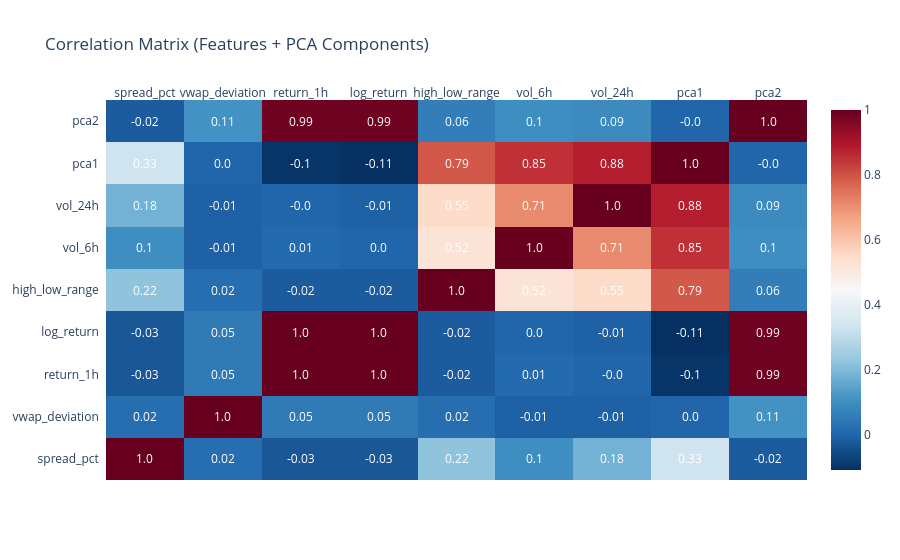

Here is the notebook cell this chart was saved with:
### Code cell
# Prepare Data
corr_features = [
    "spread_pct",
    "vwap_deviation",
    "return_1h",
    "log_return",
    "high_low_range",
    "vol_6h",
    "vol_24h",
    "pca1",
    "pca2",
]

# Keep only existing columns
corr_features = [c for c in corr_features if c in df_model.columns]

# Compute correlation matrix
corr_matrix = df_model[corr_features].corr().round(2)

# Heatmap
fig = ff.create_annotated_heatmap(
    z=corr_matrix.values,
    x=list(corr_matrix.columns),
    y=list(corr_matrix.index),
    colorscale="RdBu_r",  # Blue → White → Red
    showscale=True,
)

# Update layout
fig.update_layout(
    title_text="Correlation Matrix (Features + PCA Components)", template="plotly_white"
)

fig.show()

### Figure 1 — Plotly figure (JSON) as saved in the notebook; plotly's stock layout.template omitted (floating-point values rounded to 4 significant figures)
{"data": [{"colorscale": [[0, "rgb(5,48,97)"], [0.1, "rgb(33,102,172)"], [0.2, "rgb(67,147,195)"], [0.3, "rgb(146,197,222)"], [0.4, "rgb(209,229,240)"], [0.5, "rgb(247,247,247)"], [0.6, "rgb(253,219,199)"], [0.7, "rgb(244,165,130)"], [0.8, "rgb(214,96,77)"], [0.9, "rgb(178,24,43)"], [1, "rgb(103,0,31)"]], "reversescale": false, "showscale": true, "type": "heatmap", "x": ["spread_pct", "vwap_deviation", "return_1h", "log_return", "high_low_range", "vol_6h", "vol_24h", "pca1", "pca2"], "y": ["spread_pct", "vwap_deviation", "return_1h", "log_return", "high_low_range", "vol_6h", "vol_24h", "pca1", "pca2"], "z": [[1.0, 0.02, -0.03, -0.03, 0.22, 0.1, 0.18, 0.33, -0.02], [0.02, 1.0, 0.05, 0.05, 0.02, -0.01, -0.01, 0.0, 0.11], [-0.03, 0.05, 1.0, 1.0, -0.02, 0.01, -0.0, -0.1, 0.99], [-0.03, 0.05, 1.0, 1.0, -0.02, 0.0, -0.01, -0.11, 0.99], [0.22, 0.02, -0.02, -0.02, 1.0, 0.52, 0.55, 0.79, 0.06], [0.1, -0.01, 0.01, 0.0, 0.52, 1.0, 0.71, 0.85, 0.1], [0.18, -0.01, -0.0, -0.01, 0.55, 0.71, 1.0, 0.88, 0.09], [0.33, 0.0, -0.1, -0.11, 0.79, 0.85, 0.88, 1.0, -0.0], [-0.02, 0.11, 0.99, 0.99, 0.06, 0.1, 0.09, -0.0, 1.0]]}], "layout": {"annotations": [{"font": {"color": "#FFFFFF"}, "showarrow": false, "text": "1.0", "x": "spread_pct", "xref": "x", "y": "spread_pct", "yref": "y"}, {"font": {"color": "#FFFFFF"}, "showarrow": false, "text": "0.02", "x": "vwap_deviation", "xref": "x", "y": "spread_pct", "yref": "y"}, {"font": {"color": "#FFFFFF"}, "showarrow": false, "text": "-0.03", "x": "return_1h", "xref": "x", "y": "spread_pct", "yref": "y"}, {"font": {"color": "#FFFFFF"}, "showarrow": false, "text": "-0.03", "x": "log_return", "xref": "x", "y": "spread_pct", "yref": "y"}, {"font": {"color": "#FFFFFF"}, "showarrow": false, "text": "0.22", "x": "high_low_range", "xref": "x", "y": "spread_pct", "yref": "y"}, {"font": {"color": "#FFFFFF"}, "showarrow": false, "text": "0.1", "x": "vol_6h", "xref": "x", "y": "spread_pct", "yref": "y"}, {"font": {"color": "#FFFFFF"}, "showarrow": false, "text": "0.18", "x": "vol_24h", "xref": "x", "y": "spread_pct", "yref": "y"}, {"font": {"color": "#FFFFFF"}, "showarrow": false, "text": "0.33", "x": "pca1", "xref": "x", "y": "spread_pct", "yref": "y"}, {"font": {"color": "#FFFFFF"}, "showarrow": false, "text": "-0.02", "x": "pca2", "xref": "x", "y": "spread_pct", "yref": "y"}, {"font": {"color": "#FFFFFF"}, "showarrow": false, "text": "0.02", "x": "spread_pct", "xref": "x", "y": "vwap_deviation", "yref": "y"}, {"font": {"color": "#FFFFFF"}, "showarrow": false, "text": "1.0", "x": "vwap_deviation", "xref": "x", "y": "vwap_deviation", "yref": "y"}, {"font": {"color": "#FFFFFF"}, "showarrow": false, "text": "0.05", "x": "return_1h", "xref": "x", "y": "vwap_deviation", "yref": "y"}, {"font": {"color": "#FFFFFF"}, "showarrow": false, "text": "0.05", "x": "log_return", "xref": "x", "y": "vwap_deviation", "yref": "y"}, {"font": {"color": "#FFFFFF"}, "showarrow": false, "text": "0.02", "x": "high_low_range", "xref": "x", "y": "vwap_deviation", "yref": "y"}, {"font": {"color": "#FFFFFF"}, "showarrow": false, "text": "-0.01", "x": "vol_6h", "xref": "x", "y": "vwap_deviation", "yref": "y"}, {"font": {"color": "#FFFFFF"}, "showarrow": false, "text": "-0.01", "x": "vol_24h", "xref": "x", "y": "vwap_deviation", "yref": "y"}, {"font": {"color": "#FFFFFF"}, "showarrow": false, "text": "0.0", "x": "pca1", "xref": "x", "y": "vwap_deviation", "yref": "y"}, {"font": {"color": "#FFFFFF"}, "showarrow": false, "text": "0.11", "x": "pca2", "xref": "x", "y": "vwap_deviation", "yref": "y"}, {"font": {"color": "#FFFFFF"}, "showarrow": false, "text": "-0.03", "x": "spread_pct", "xref": "x", "y": "return_1h", "yref": "y"}, {"font": {"color": "#FFFFFF"}, "showarrow": false, "text": "0.05", "x": "vwap_deviation", "xref": "x", "y": "return_1h", "yref": "y"}, {"font": {"color": "#FFFFFF"}, "showarrow": false, "text": "1.0", "x": "return_1h", "xref": "x", "y": "return_1h", "yref": "y"}, {"font": {"color": "#FFFFFF"}, "showarrow": false, "text": "1.0", "x": "log_return", "xref": "x", "y": "return_1h", "yref": "y"}, {"font": {"color": "#FFFFFF"}, "showarrow": false, "text": "-0.02", "x": "high_low_range", "xref": "x", "y": "return_1h", "yref": "y"}, {"font": {"color": "#FFFFFF"}, "showarrow": false, "text": "0.01", "x": "vol_6h", "xref": "x", "y": "return_1h", "yref": "y"}, {"font": {"color": "#FFFFFF"}, "showarrow": false, "text": "-0.0", "x": "vol_24h", "xref": "x", "y": "return_1h", "yref": "y"}, {"font": {"color": "#FFFFFF"}, "showarrow": false, "text": "-0.1", "x": "pca1", "xref": "x", "y": "return_1h", "yref": "y"}, {"font": {"color": "#FFFFFF"}, "showarrow": false, "text": "0.99", "x": "pca2", "xref": "x", "y": "return_1h", "yref": "y"}, {"font": {"color": "#FFFFFF"}, "showarrow": false, "text": "-0.03", "x": "spread_pct", "xref": "x", "y": "log_return", "yref": "y"}, {"font": {"color": "#FFFFFF"}, "showarrow": false, "text": "0.05", "x": "vwap_deviation", "xref": "x", "y": "log_return", "yref": "y"}, {"font": {"color": "#FFFFFF"}, "showarrow": false, "text": "1.0", "x": "return_1h", "xref": "x", "y": "log_return", "yref": "y"}, {"font": {"color": "#FFFFFF"}, "showarrow": false, "text": "1.0", "x": "log_return", "xref": "x", "y": "log_return", "yref": "y"}, {"font": {"color": "#FFFFFF"}, "showarrow": false, "text": "-0.02", "x": "high_low_range", "xref": "x", "y": "log_return", "yref": "y"}, {"font": {"color": "#FFFFFF"}, "showarrow": false, "text": "0.0", "x": "vol_6h", "xref": "x", "y": "log_return", "yref": "y"}, {"font": {"color": "#FFFFFF"}, "showarrow": false, "text": "-0.01", "x": "vol_24h", "xref": "x", "y": "log_return", "yref": "y"}, {"font": {"color": "#FFFFFF"}, "showarrow": false, "text": "-0.11", "x": "pca1", "xref": "x", "y": "log_return", "yref": "y"}, {"font": {"color": "#FFFFFF"}, "showarrow": false, "text": "0.99", "x": "pca2", "xref": "x", "y": "log_return", "yref": "y"}, {"font": {"color": "#FFFFFF"}, "showarrow": false, "text": "0.22", "x": "spread_pct", "xref": "x", "y": "high_low_range", "yref": "y"}, {"font": {"color": "#FFFFFF"}, "showarrow": false, "text": "0.02", "x": "vwap_deviation", "xref": "x", "y": "high_low_range", "yref": "y"}, {"font": {"color": "#FFFFFF"}, "showarrow": false, "text": "-0.02", "x": "return_1h", "xref": "x", "y": "high_low_range", "yref": "y"}, {"font": {"color": "#FFFFFF"}, "showarrow": false, "text": "-0.02", "x": "log_return", "xref": "x", "y": "high_low_range", "yref": "y"}, {"font": {"color": "#FFFFFF"}, "showarrow": false, "text": "1.0", "x": "high_low_range", "xref": "x", "y": "high_low_range", "yref": "y"}, {"font": {"color": "#FFFFFF"}, "showarrow": false, "text": "0.52", "x": "vol_6h", "xref": "x", "y": "high_low_range", "yref": "y"}, {"font": {"color": "#FFFFFF"}, "showarrow": false, "text": "0.55", "x": "vol_24h", "xref": "x", "y": "high_low_range", "yref": "y"}, {"font": {"color": "#FFFFFF"}, "showarrow": false, "text": "0.79", "x": "pca1", "xref": "x", "y": "high_low_range", "yref": "y"}, {"font": {"color": "#FFFFFF"}, "showarrow": false, "text": "0.06", "x": "pca2", "xref": "x", "y": "high_low_range", "yref": "y"}, {"font": {"color": "#FFFFFF"}, "showarrow": false, "text": "0.1", "x": "spread_pct", "xref": "x", "y": "vol_6h", "yref": "y"}, {"font": {"color": "#FFFFFF"}, "showarrow": false, "text": "-0.01", "x": "vwap_deviation", "xref": "x", "y": "vol_6h", "yref": "y"}, {"font": {"color": "#FFFFFF"}, "showarrow": false, "text": "0.01", "x": "return_1h", "xref": "x", "y": "vol_6h", "yref": "y"}, {"font": {"color": "#FFFFFF"}, "showarrow": false, "text": "0.0", "x": "log_return", "xref": "x", "y": "vol_6h", "yref": "y"}, {"font": {"color": "#FFFFFF"}, "showarrow": false, "text": "0.52", "x": "high_low_range", "xref": "x", "y": "vol_6h", "yref": "y"}, {"font": {"color": "#FFFFFF"}, "showarrow": false, "text": "1.0", "x": "vol_6h", "xref": "x", "y": "vol_6h", "yref": "y"}, {"font": {"color": "#FFFFFF"}, "showarrow": false, "text": "0.71", "x": "vol_24h", "xref": "x", "y": "vol_6h", "yref": "y"}, {"font": {"color": "#FFFFFF"}, "showarrow": false, "text": "0.85", "x": "pca1", "xref": "x", "y": "vol_6h", "yref": "y"}, {"font": {"color": "#FFFFFF"}, "showarrow": false, "text": "0.1", "x": "pca2", "xref": "x", "y": "vol_6h", "yref": "y"}, {"font": {"color": "#FFFFFF"}, "showarrow": false, "text": "0.18", "x": "spread_pct", "xref": "x", "y": "vol_24h", "yref": "y"}, {"font": {"color": "#FFFFFF"}, "showarrow": false, "text": "-0.01", "x": "vwap_deviation", "xref": "x", "y": "vol_24h", "yref": "y"}, {"font": {"color": "#FFFFFF"}, "showarrow": false, "text": "-0.0", "x": "return_1h", "xref": "x", "y": "vol_24h", "yref": "y"}, {"font": {"color": "#FFFFFF"}, "showarrow": false, "text": "-0.01", "x": "log_return", "xref": "x", "y": "vol_24h", "yref": "y"}, {"font": {"color": "#FFFFFF"}, "showarrow": false, "text": "0.55", "x": "high_low_range", "xref": "x", "y": "vol_24h", "yref": "y"}, {"font": {"color": "#FFFFFF"}, "showarrow": false, "text": "0.71", "x": "vol_6h", "xref": "x", "y": "vol_24h", "yref": "y"}, {"font": {"color": "#FFFFFF"}, "showarrow": false, "text": "1.0", "x": "vol_24h", "xref": "x", "y": "vol_24h", "yref": "y"}, {"font": {"color": "#FFFFFF"}, "showarrow": false, "text": "0.88", "x": "pca1", "xref": "x", "y": "vol_24h", "yref": "y"}, {"font": {"color": "#FFFFFF"}, "showarrow": false, "text": "0.09", "x": "pca2", "xref": "x", "y": "vol_24h", "yref": "y"}, {"font": {"color": "#FFFFFF"}, "showarrow": false, "text": "0.33", "x": "spread_pct", "xref": "x", "y": "pca1", "yref": "y"}, {"font": {"color": "#FFFFFF"}, "showarrow": false, "text": "0.0", "x": "vwap_deviation", "xref": "x", "y": "pca1", "yref": "y"}, {"font": {"color": "#FFFFFF"}, "showarrow": false, "text": "-0.1", "x": "return_1h", "xref": "x", "y": "pca1", "yref": "y"}, {"font": {"color": "#FFFFFF"}, "showarrow": false, "text": "-0.11", "x": "log_return", "xref": "x", "y": "pca1", "yref": "y"}, {"font": {"color": "#FFFFFF"}, "showarrow": false, "text": "0.79", "x": "high_low_range", "xref": "x", "y": "pca1", "yref": "y"}, {"font": {"color": "#FFFFFF"}, "showarrow": false, "text": "0.85", "x": "vol_6h", "xref": "x", "y": "pca1", "yref": "y"}, {"font": {"color": "#FFFFFF"}, "showarrow": false, "text": "0.88", "x": "vol_24h", "xref": "x", "y": "pca1", "yref": "y"}, {"font": {"color": "#FFFFFF"}, "showarrow": false, "text": "1.0", "x": "pca1", "xref": "x", "y": "pca1", "yref": "y"}, {"font": {"color": "#FFFFFF"}, "showarrow": false, "text": "-0.0", "x": "pca2", "xref": "x", "y": "pca1", "yref": "y"}, {"font": {"color": "#FFFFFF"}, "showarrow": false, "text": "-0.02", "x": "spread_pct", "xref": "x", "y": "pca2", "yref": "y"}, {"font": {"color": "#FFFFFF"}, "showarrow": false, "text": "0.11", "x": "vwap_deviation", "xref": "x", "y": "pca2", "yref": "y"}, {"font": {"color": "#FFFFFF"}, "showarrow": false, "text": "0.99", "x": "return_1h", "xref": "x", "y": "pca2", "yref": "y"}, {"font": {"color": "#FFFFFF"}, "showarrow": false, "text": "0.99", "x": "log_return", "xref": "x", "y": "pca2", "yref": "y"}, {"font": {"color": "#FFFFFF"}, "showarrow": false, "text": "0.06", "x": "high_low_range", "xref": "x", "y": "pca2", "yref": "y"}, {"font": {"color": "#FFFFFF"}, "showarrow": false, "text": "0.1", "x": "vol_6h", "xref": "x", "y": "pca2", "yref": "y"}, {"font": {"color": "#FFFFFF"}, "showarrow": false, "text": "0.09", "x": "vol_24h", "xref": "x", "y": "pca2", "yref": "y"}, {"font": {"color": "#FFFFFF"}, "showarrow": false, "text": "-0.0", "x": "pca1", "xref": "x", "y": "pca2", "yref": "y"}, {"font": {"color": "#FFFFFF"}, "showarrow": false, "text": "1.0", "x": "pca2", "xref": "x", "y": "pca2", "yref": "y"}], "title": {"text": "Correlation Matrix (Features + PCA Components)"}, "xaxis": {"dtick": 1, "gridcolor": "rgb(0, 0, 0)", "side": "top", "ticks": ""}, "yaxis": {"dtick": 1, "ticks": "", "ticksuffix": "  "}}}
